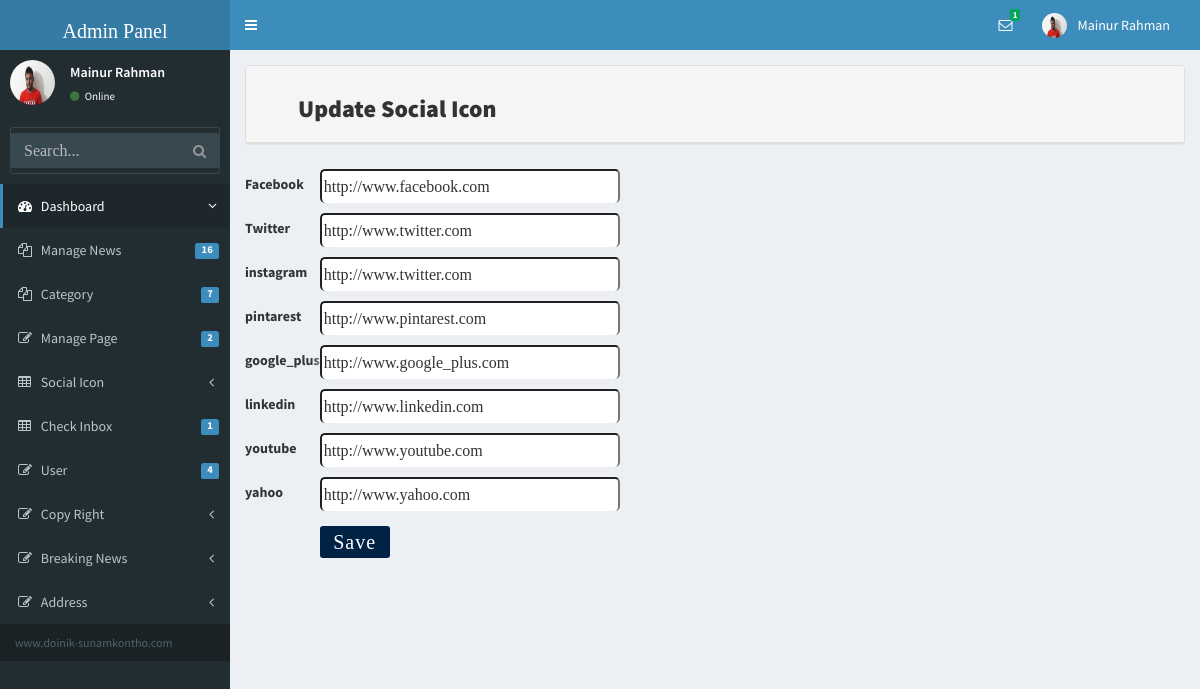
The app's page /admin/icon.php (signed in) with its own data.
### tables this page shows
CREATE TABLE `tbl_icon` (
  `id` int(11) NOT NULL,
  `facebook` varchar(55) NOT NULL,
  `twitter` varchar(55) NOT NULL,
  `instagram` varchar(55) NOT NULL,
  `pintarest` varchar(55) NOT NULL,
  `google_plus` varchar(55) NOT NULL,
  `linkedin` varchar(55) NOT NULL,
  `youtube` varchar(55) NOT NULL,
  `yahoo` varchar(55) NOT NULL
);

### library/Database.php (called while the page is built, shortened)
<?php
Class Database{
	public $host   = DB_HOST;
	public $user   = DB_USER;
	public $pass   = DB_PASS;
	public $dbname = DB_NAME;
	public $link;
	private function connectDB(){
	$this->link = new mysqli($this->host, $this->user, $this->pass, $this->dbname);
     $this->link->query("set_character_setresults='utf8'");
     $this->link->set_charset("utf8");
   }
	public function select($query){
		$result = $this->link->query($query) or die($this->link->error.__LINE__);
		if($result->num_rows > 0){
			return $result;
		} else {
			return false;
		}
	}
}

### library/Session.php (called while the page is built, shortened)
<?php
class Session
{
	public static function get($key){
		if (isset($_SESSION[$key])){
			$result = $_SESSION[$key];
		}
		if (isset($result)) {
			return $result;
		}else{
			return false;
		}
	}
}
?>

### admin/icon.php (the view, shortened to what this page needs)
<?php include('include/header.php'); ?>
   <?php include('include/sidebar.php'); ?>
      <div class="content-wrapper">
        <section class="content">
          <div class="row">
            <div class="col-md-12">
            <div class="panel panel-default">
              <div class="panel-heading">
                <h3>Update Social Icon</h3>
              </div>
              </div>
 <form action="" method="post">
  <table>
       <?php
         $sql = "SELECT * FROM  tbl_icon WHERE id='1'";
        $message = $db->select($sql);
         if ($message) {
          while ( $result = $message->fetch_assoc()) {
       ?>
        <tr>
            <td>
                <label>Facebook</label>
            </td>
            <td>
                <input type="text" class="medium" name="facebook" value="<?php  echo $result['facebook'];?>" />
            </td>
        </tr>
        <tr>
            <td>
                <label>Twitter</label>
            </td>
            <td>
                <input type="text" class="medium" name="twitter" value="<?php  echo $result['twitter'];?>" />
            </td>
        </tr>
        <tr>
            <td>
                <label>instagram</label>
            </td>
            <td>
                <input type="text" class="medium" name="instagram" value="<?php  echo $result['twitter'];?>" />
            </td>
        </tr>
        <tr>
            <td>
                <label>pintarest</label>
            </td>
            <td>
                <input type="text" class="medium" name="pintarest"  value="<?php  echo $result['pintarest'];?>"/>
            </td>
        </tr>
        <tr>
            <td>
                <label>google_plus</label>
            </td>
            <td>
                <input type="text" class="medium" name="google_plus"  value="<?php  echo $result['google_plus'];?>"/>
            </td>
        </tr>
        <tr>
            <td>
                <label>linkedin</label>
            </td>
            <td>
                <input type="text" class="medium" name="linkedin" value="<?php  echo $result['linkedin'];?>"/>
            </td>
        </tr>
        <tr>
            <td>
                <label>youtube</label>
            </td>
            <td>
                <input type="text" class="medium" name="youtube" value="<?php  echo $result['youtube'];?>"/>
            </td>
        </tr>
        <tr>
            <td>
                <label>yahoo</label>
            </td>
            <td>
                <input type="text" class="medium" name="yahoo" value="<?php  echo $result['yahoo'];?>"/>
            </td>
        </tr>
        <tr>
            <td></td>
            <td>
                <input type="submit" name="submit" Value="Save" />
            </td>
        </tr>
        <?php } } ?>
    </table>
    </form>
           </div>
          </div>
        </section>
      </div>
    </div>
  </body>
</html>
<?php include 'include/footer.php'; ?>

### admin/include/header.php (shortened to what this page needs)
<?php include '../library/Session.php';
?>
<?php include '../library/Database.php'; ?>
<?php
 $db = new Database();
?>
<!DOCTYPE html>
<html>
  <head>
    <link href="bootstrap/css/bootstrap.min.css" rel="stylesheet" type="text/css" />
    <link href="https://maxcdn.bootstrapcdn.com/font-awesome/4.3.0/css/font-awesome.min.css" rel="stylesheet" type="text/css" />
    <link href="http://code.ionicframework.com/ionicons/2.0.0/css/ionicons.min.css" rel="stylesheet" type="text/css" />
    <link href="dist/css/AdminLTE.min.css" rel="stylesheet" type="text/css" />
    <link href="dist/css/skins/_all-skins.min.css" rel="stylesheet" type="text/css" />
    <link href="dist/css/font-awesome.min.css" rel="stylesheet" type="text/css" />
    <link rel="stylesheet" type="text/css" href="dist/css/form.css"/>
    <link rel="stylesheet" href="//code.jquery.com/ui/1.12.1/themes/base/jquery-ui.css"/>
  </head>
  <body class="skin-blue">
    <div class="wrapper">
      <?php
    $userId = Session::get('userId');
      ?>
      <header class="main-header">
        <a href="index.php" class="logo"><h1 style="font-family: impact; font-size: 20px;">Admin Panel</h1></a>
        <nav class="navbar navbar-static-top" role="navigation">
          <a href="#" class="sidebar-toggle" data-toggle="offcanvas" role="button">
          </a>
          <div class="navbar-custom-menu">
            <ul class="nav navbar-nav">
              <li class="dropdown messages-menu">
                <a href="#" class="dropdown-toggle" data-toggle="dropdown">
                  <i class="fa fa-envelope-o"></i>
              <?php
                 $query  = "SELECT * FROM user_contact where flag = '0'";
              $result = $db->select($query);
              if ($result) {
                $i=0;
                while ($data = $result->fetch_assoc()) {
                 $i++;
               ?>
               <?php } } ?>
                  <span class="label label-success"><?php if (isset($i)) {
                   echo $i;
                  } else echo"0" ?></span>
                </a>
              </li>
              <li class="dropdown user user-menu">
                <?php
                 $query  = "SELECT * FROM tbl_admin where id = '$userId'";
              $result = $db->select($query);
              if ($result) {
                while ($data = $result->fetch_assoc()) {
               ?>
                <a href="#" class="dropdown-toggle" data-toggle="dropdown">
                  <img src="<?php  echo $data['image']; ?>" class="user-image" alt=""/>
                  <span class="hidden-xs"><?php  echo $data['name']; ?></span>
                </a>
              </li>
              <?php }  } ?>
            </ul>
          </div>
        </nav>
      </header>

### admin/include/sidebar.php (shortened to what this page needs)
  <aside class="main-sidebar">
    <section class="sidebar">
      <div class="user-panel">
 <?php
$userId = Session::get('userId');
  ?>
          <?php
             $query  = "SELECT * FROM tbl_admin where id = '$userId'";
          $result = $db->select($query);
          if ($result) {
            while ($data = $result->fetch_assoc()) {
           ?>
        <div class="pull-left image">
          <img src="<?php  echo $data['image']; ?>" class="img-circle" alt="User Image" />
        </div>
        <div class="pull-left info">
          <p><?php  echo $data['name']; ?></p>
          <a href="#"><i class="fa fa-circle text-success"></i> Online</a>
        </div>
        <?php } } ?>
      </div>
      <form action="news_search.php" method="get" class="sidebar-form">
        <div class="input-group">
          <input type="text" name="search" class="form-control" placeholder="Search..." style="margin-bottom: 5px;" />
          <span class="input-group-btn">
            <button type='submit' id='search-btn' class="btn btn-flat"><i class="fa fa-search"></i></button>
          </span>
        </div>
      </form>
      <ul class="sidebar-menu">
        <li class="active treeview">
          <a href="index.php">
            <i class="fa fa-dashboard"></i> <span>Dashboard</span> <i class="fa fa-angle-left pull-right"></i>
          </a>
        </li>
        <li class="treeview">
          <a href="#">
            <i class="fa fa-files-o"></i>
            <span>Manage News</span>
           <?php
             $query  = "SELECT * FROM tbl_post";
          $result = $db->select($query);
          if ($result) {
            $i=0;
            while ($data = $result->fetch_assoc()) {
             $i++;
              }
            }
           ?>
            <span class="label label-primary pull-right"><?php echo $i; ?></span>
          </a>
        </li>
          <li class="treeview">
          <a href="#">
            <i class="fa fa-files-o"></i>
            <span>Category</span>
          <?php
             $query  = "SELECT * FROM category";
              $result = $db->select($query);
               if ($result) {
                $i=0;
                while ($data = $result->fetch_assoc()) {
               $i++;
              }
            }
           ?>
            <span class="label label-primary pull-right"><?php echo $i; ?></span>
          </a>
        </li>
        <li class="treeview">
          <a href="#">
            <i class="fa fa-edit"></i> <span>Manage Page</span>
            <?php
              $query  = "SELECT * FROM tbl_page";
               $result = $db->select($query);
                if ($result) {
                 $i=0;
                while ($data = $result->fetch_assoc()) {
               $i++;
              }
            }
           ?>
            <span class="label label-primary pull-right"><?php echo $i; ?></span>
          </a>
        </li>
        <li class="treeview">
          <a href="#">
            <i class="fa fa-table"></i> <span>Social Icon</span>
            <i class="fa fa-angle-left pull-right"></i>
          </a>
        </li>
        <li class="treeview">
          <a href="#">
            <i class="fa fa-table"></i> <span>Check Inbox</span>
            <?php
             $query  = "SELECT * FROM user_contact where flag='0'";
               $result = $db->select($query);
               if ($result) {
                 $i=0;
                while ($data = $result->fetch_assoc()) {
               $i++;
              }
            }
           ?>
            <span class="label label-primary pull-right"><?php echo $i; ?></span>
          </a>
        <?php
         $query  = "SELECT * FROM user_contact";
             $result = $db->select($query);
              if ($result) {
               $i=0;
                while ($data = $result->fetch_assoc()) {
               $i++;
              }
            }
           ?>
        </li>
        <li class="treeview">
          <a href="#">
            <i class="fa fa-edit"></i> <span>User</span>
         <?php
           $query  = "SELECT * FROM tbl_admin";
             $result = $db->select($query);
              if ($result) {
               $i=0;
                while ($data = $result->fetch_assoc()) {
               $i++;
              }
            }
           ?>
          <span class="label label-primary pull-right"><?php echo $i; ?></span>
          </a>
        </li>
        <li class="treeview">
          <a href="#">
            <i class="fa fa-edit"></i> <span>Copy Right</span>
            <i class="fa fa-angle-left pull-right"></i>
          </a>
        </li>
        <li class="treeview">
          <a href="#">
            <i class="fa fa-edit"></i> <span>Breaking News</span>
            <i class="fa fa-angle-left pull-right"></i>
          </a>
        </li>
         <li class="treeview">
          <a href="#">
            <i class="fa fa-edit"></i> <span>Address</span>
            <i class="fa fa-angle-left pull-right"></i>
          </a>
        </li>
        <li class="header">www.doinik-sunamkontho.com</li>
      </ul>
    </section>
  </aside>

### records on screen
tbl_icon: facebook "http://www.facebook.com", twitter "http://www.twitter.com", instagram "http://www.twitter.com", pintarest "http://www.pintarest.com", google_plus "http://www.google_plus.com", linkedin "http://www.linkedin.com", youtube "http://www.youtube.com", yahoo "http://www.yahoo.com"

### other values on screen
$i "1"
$data['name'] "Mainur Rahman"
$i "16"
$i "7"
$i "2"
$i "4"
